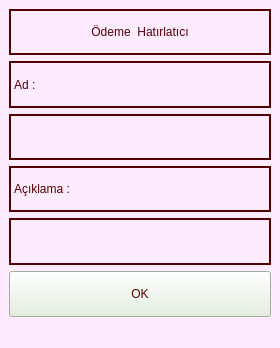
<?xml version="1.0" encoding="UTF-8"?>
<ui version="4.0">
 <class>MainWindow</class>
 <widget class="QMainWindow" name="MainWindow">
  <property name="geometry">
   <rect>
    <x>0</x>
    <y>0</y>
    <width>280</width>
    <height>348</height>
   </rect>
  </property>
  <property name="windowTitle">
   <string>MainWindow</string>
  </property>
  <property name="styleSheet">
   <string notr="true">background-color: rgb(255, 235, 255);</string>
  </property>
  <widget class="QWidget" name="centralwidget">
   <layout class="QVBoxLayout" name="verticalLayout_7">
    <item>
     <layout class="QVBoxLayout" name="verticalLayout">
      <item>
       <widget class="QLabel" name="label">
        <property name="styleSheet">
         <string notr="true">color : rgb(85, 0, 0);
font: 87 italic 14pt &quot;Segoe UI Black&quot;;
background-color: rgb(255, 235, 255);
border : 2px solid rgb(85, 0, 0);</string>
        </property>
        <property name="text">
         <string>Ödeme  Hatırlatıcı</string>
        </property>
        <property name="alignment">
         <set>Qt::AlignCenter</set>
        </property>
       </widget>
      </item>
     </layout>
    </item>
    <item>
     <layout class="QVBoxLayout" name="verticalLayout_2">
      <item>
       <widget class="QLabel" name="label_2">
        <property name="styleSheet">
         <string notr="true">color : rgb(85, 0, 0);
font: 87 italic 12pt &quot;Segoe UI Black&quot;;
background-color: rgb(255, 235, 255);
border : 2px solid rgb(85, 0, 0);</string>
        </property>
        <property name="text">
         <string>Ad : </string>
        </property>
       </widget>
      </item>
     </layout>
    </item>
    <item>
     <layout class="QVBoxLayout" name="verticalLayout_3">
      <item>
       <widget class="QLabel" name="label_3">
        <property name="styleSheet">
         <string notr="true">background-color: rgb(255, 235, 255);
font: 87 8pt &quot;Arial Black&quot;;
border : 2px solid rgb(85, 0, 0);

</string>
        </property>
        <property name="text">
         <string/>
        </property>
       </widget>
      </item>
     </layout>
    </item>
    <item>
     <layout class="QVBoxLayout" name="verticalLayout_4">
      <item>
       <widget class="QLabel" name="label_4">
        <property name="styleSheet">
         <string notr="true">color : rgb(85, 0, 0);
font: 87 italic 12pt &quot;Segoe UI Black&quot;;
background-color: rgb(255, 235, 255);
border : 2px solid rgb(85, 0, 0);</string>
        </property>
        <property name="text">
         <string>Açıklama :</string>
        </property>
       </widget>
      </item>
     </layout>
    </item>
    <item>
     <layout class="QVBoxLayout" name="verticalLayout_5">
      <item>
       <widget class="QLabel" name="label_5">
        <property name="sizePolicy">
         <sizepolicy hsizetype="Preferred" vsizetype="Preferred">
          <horstretch>0</horstretch>
          <verstretch>0</verstretch>
         </sizepolicy>
        </property>
        <property name="styleSheet">
         <string notr="true">background-color: rgb(255, 235, 255);
font: 87 8pt &quot;Arial Black&quot;;
border : 2px solid rgb(85, 0, 0);

</string>
        </property>
        <property name="text">
         <string/>
        </property>
       </widget>
      </item>
     </layout>
    </item>
    <item>
     <layout class="QVBoxLayout" name="verticalLayout_6">
      <item>
       <widget class="QPushButton" name="pushButton">
        <property name="sizePolicy">
         <sizepolicy hsizetype="Expanding" vsizetype="Preferred">
          <horstretch>0</horstretch>
          <verstretch>0</verstretch>
         </sizepolicy>
        </property>
        <property name="styleSheet">
         <string notr="true">background-color: rgb(226, 239, 220);
font: 87 8pt &quot;Arial Black&quot;;
color : rgb(85, 0, 0)</string>
        </property>
        <property name="text">
         <string>OK</string>
        </property>
       </widget>
      </item>
     </layout>
    </item>
   </layout>
  </widget>
  <widget class="QMenuBar" name="menubar">
   <property name="geometry">
    <rect>
     <x>0</x>
     <y>0</y>
     <width>280</width>
     <height>21</height>
    </rect>
   </property>
  </widget>
  <widget class="QStatusBar" name="statusbar"/>
 </widget>
 <resources/>
 <connections/>
</ui>
